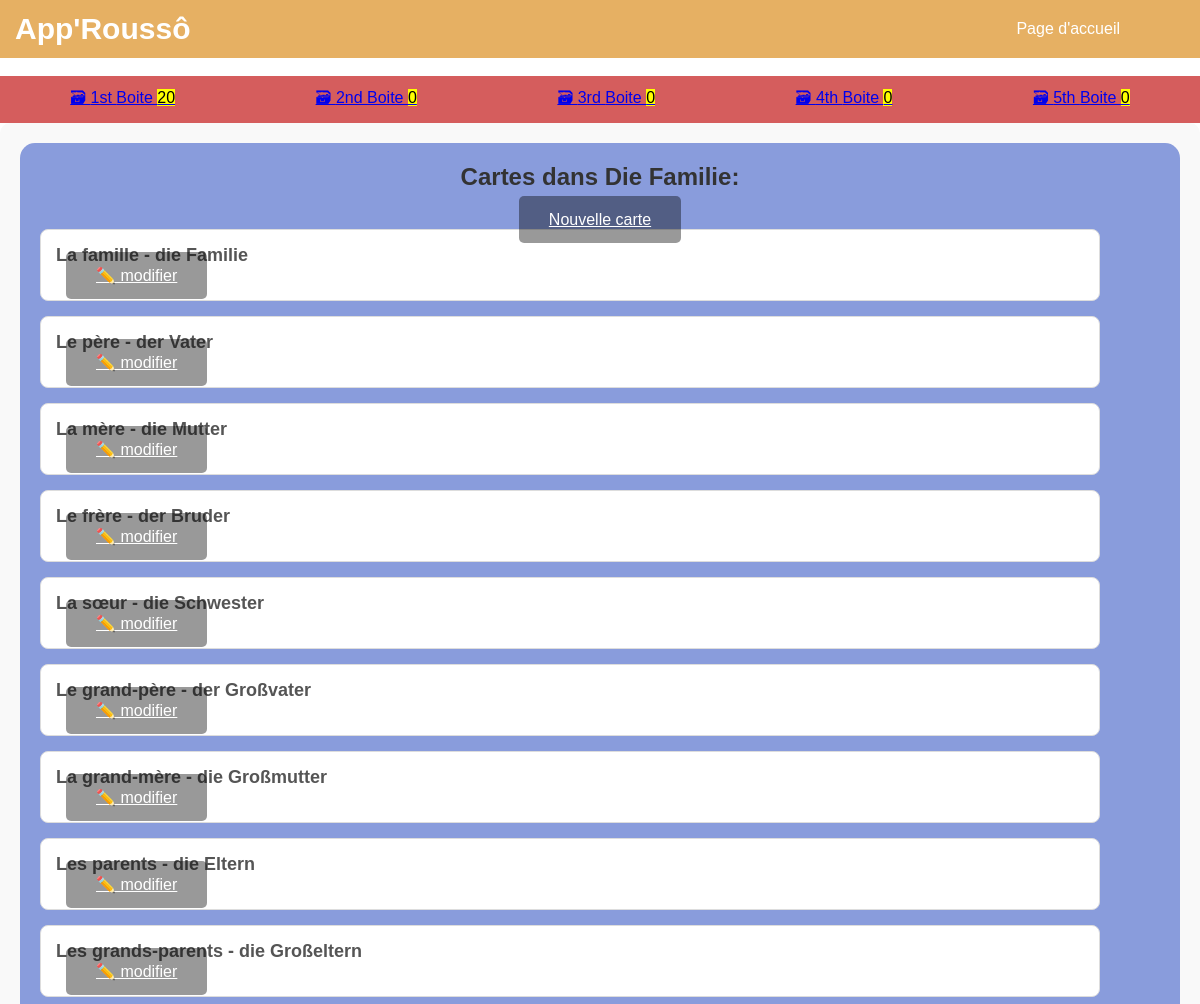
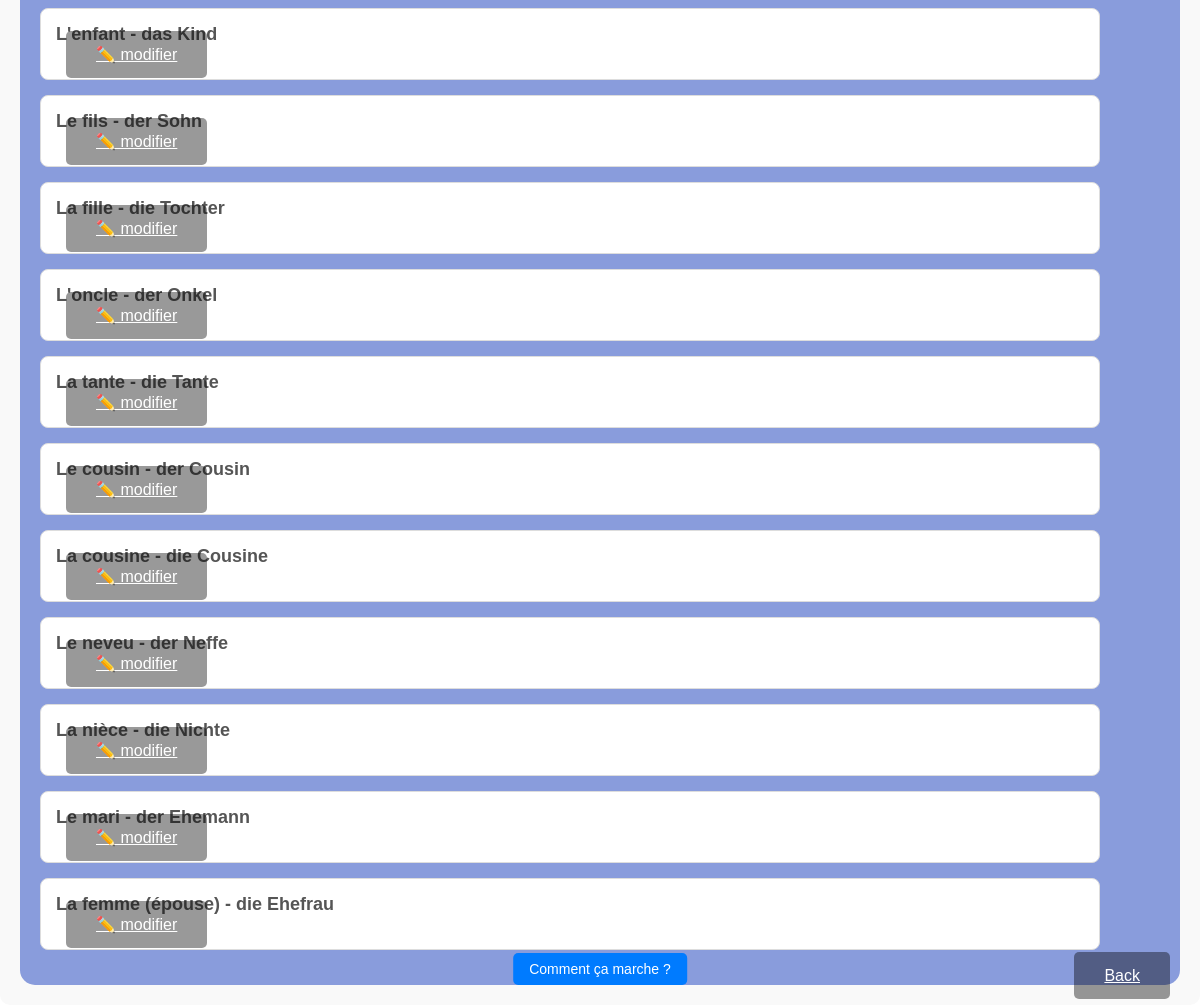
The page /classeur/79/ on the database its author committed (2 pictures, top to bottom).
### cards/models.py (models this page shows, shortened)
class Classeur(models.Model):
    LANGUAGES = [
        ('DE', 'Allemand'),
        ('IT', 'Italien'),
        ('ES', 'Espagnol'),
        ('EN', 'Anglais')
    ]
    name = models.CharField(max_length=200, null=False)
    user = models.ForeignKey(User, on_delete=models.CASCADE)  # Classeur asso. avec un utilisateur
    public = models.BooleanField(default=False)
    category = models.CharField(max_length=2, choices=LANGUAGES, default='FR')  # Catégorie / Langue

class Card(models.Model):
    question = models.CharField(max_length=100)
    answer = models.CharField(max_length=100)
    box = models.IntegerField(
        choices=zip(BOXES, BOXES),
        default=BOXES[0],  # Default box for new cards is box 1
    )
    date_created = models.DateTimeField(auto_now_add=True)  # Timestamp of card creation
    classeur = models.ForeignKey(Classeur, on_delete=models.CASCADE, related_name='cards', default=get_default_classeur)
    user = models.ForeignKey(User, on_delete=models.CASCADE, default=1)  # Default user

### cards/views.py (the view)
# urls.py: path('classeur/<int:pk>/', ClasseurDetailView.as_view(), name='classeur_detail'),
class ClasseurDetailView(DetailView):
    model = Classeur
    template_name = 'cards/classeur_cartes.html'  # Template à personnaliser
    context_object_name = 'classeur'
    def get_context_data(self, **kwargs):
        context = super().get_context_data(**kwargs)
        context['cards'] = self.object.cards.all()  # Récupérer toutes les cartes liées à ce classeur
        return context

### cards/templatetags/classeur_tags.py (called while the page is built)
@register.inclusion_tag("cards/classeur_box_links.html")
def classeur_boxes_as_links(classeur):
    boxes = []
    for box_num in BOXES:
        card_count = Card.objects.filter(classeur=classeur, box=box_num).count()
        boxes.append({
            "number": box_num,
            "card_count": card_count,
        })
    return {"classeur": classeur, "boxes": boxes}

### cards/templates/cards/classeur_cartes.html (shortened to what this page needs)
{% extends "cards/classeur_list.html" %}
{% load classeur_tags %}
{% load humanize %}
{% block content %}
    <br>
    <nav2>
        {% classeur_boxes_as_links classeur %}
    </nav2>
    {% if classeur.pk %}
        <div class="container3">
            <div class="box-flashcards">
                <h3>Cartes dans {{ classeur.name }}:</h3>
                <a href="{% url 'card-create' classeur.pk %}" class="button">Nouvelle carte</a>
                <ul>
                    {% for card in cards %}
                      <div class="cards-list">
                        <div class="card-content">
                            <h4>{{ card.question }} - {{ card.answer }}</h4>
                        </div>
                        <div class="card-actions">
                            <a href="{% url 'card-update' card.id %}" class="button">✏️ modifier</a>
                        </div>
                      </div>
                    {% endfor %}
                </ul>
            </div>
        </div>
    {% else %}
            <p>Classeur non trouvé ou invalide.</p>
    {% endif %}
    <div style="position: fixed; bottom: 20px; right: 20px;">
            <a href="{% url 'classeur_list' %}" class="button">Back</a>
    </div>
    <button id="rulesBtn" class="fixed-button">Comment ça marche ?</button>
{% endblock %}

### static/css/styles_classeur_liste.css (style rules this page uses)
* { margin: 0; padding: 0; box-sizing: border-box; font-family: 'arial', sans-serif; }
body { width: 100%; height: 100%; display: flex; flex-direction: column; }
.button { margin: 10px; padding: 15px 30px; font-size: 16px; cursor: pointer; border: none; border-radius: 5px; background-color: rgba(0,0,0,0.4); color: white; transition: background-color 0.3s; }
div ul { list-style: none; width: 100%; text-align: left; padding-right: 60px; row-gap: 10px; }
.container3 { width: 100%; max-width: 1200px; margin: 0 auto; padding: 20px; background-color: #f9f9f9; border-radius: 10px; }
.box-flashcards { text-align: center; padding: 20px; background-color: #899cdc; border-radius: 15px; }
.box-flashcards h3, .box-classeur h3 { font-size: 24px; color: #333; margin-bottom: 20px; }
ul { list-style: none; padding: 0; }
.cards-list, .classeur-list { background-color: #fff; border: 1px solid #ddd; border-radius: 8px; padding: 15px; margin-bottom: 15px; transition: transform 0.3s ease; }
.cards-list h4, .classeur-list { font-size: 18px; color: #555; }
nav2, nav3 { width: 100%; display: flex; align-items: center; justify-content: space-around; padding: 10px 0; background: #d55d5d; }
.card-content { flex-grow: 1; }
.card-actions { flex-shrink: 0; justify-content: right; }
.fixed-button { position: fixed; bottom: 20px; left: 50%; transform: translateX(-50%); padding: 8px 16px; background-color: #007BFF; color: white; border: none; border-radius: 5px; font-size: 14px; cursor: pointer; }

### rows shown on the page
Classeur: name "Die Familie"
Card: question "La famille", answer "die Familie"
Card: question "Le père", answer "der Vater"
Card: question "La mère", answer "die Mutter"
Card: question "Le frère", answer "der Bruder"
Card: question "La sœur", answer "die Schwester"
Card: question "Le grand-père", answer "der Großvater"
Card: question "La grand-mère", answer "die Großmutter"
Card: question "Les parents", answer "die Eltern"
Card: question "Les grands-parents", answer "die Großeltern"
Card: question "L'enfant", answer "das Kind"
Card: question "Le fils", answer "der Sohn"
Card: question "La fille", answer "die Tochter"
Card: question "L'oncle", answer "der Onkel"
Card: question "La tante", answer "die Tante"
Card: question "Le cousin", answer "der Cousin"
Card: question "La cousine", answer "die Cousine"
Card: question "Le neveu", answer "der Neffe"
Card: question "La nièce", answer "die Nichte"
Card: question "Le mari", answer "der Ehemann"
Card: question "La femme (épouse)", answer "die Ehefrau"

### other values the page prints
{{ box.number | ordinal }} "1st" "2nd" "3rd" "4th" "5th"
{{ box.card_count }} "20" "0" "0" "0" "0"
